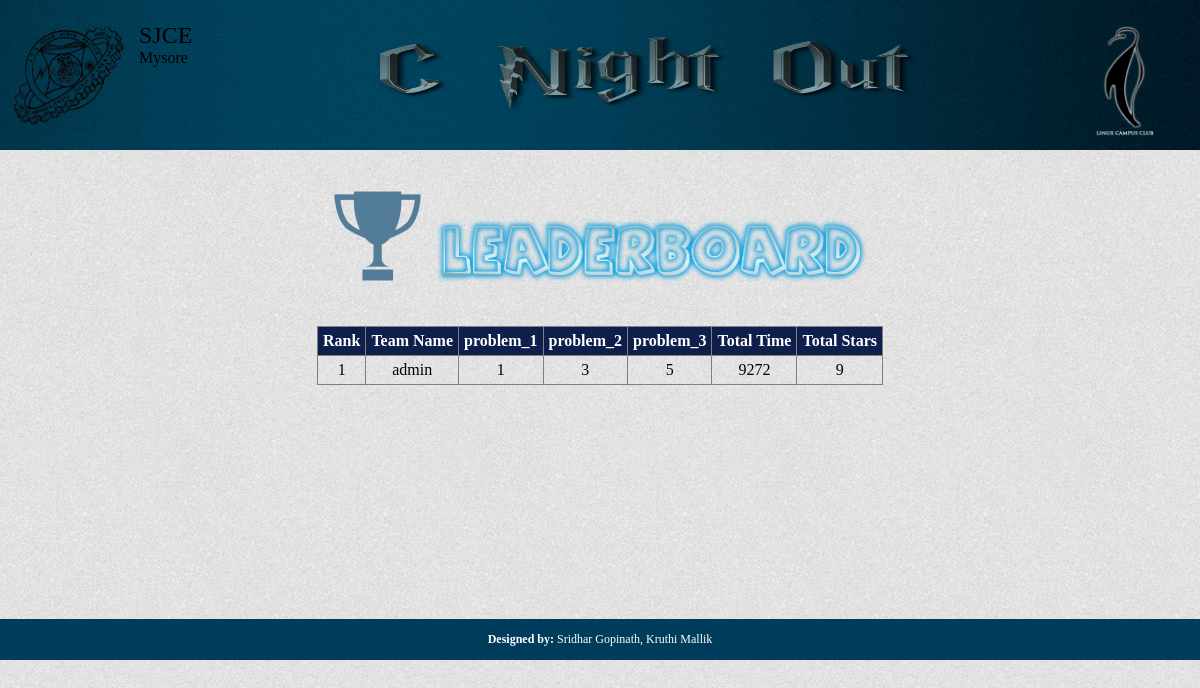
The page /interface/night_out/leaderboard.php on the database as committed earlier.
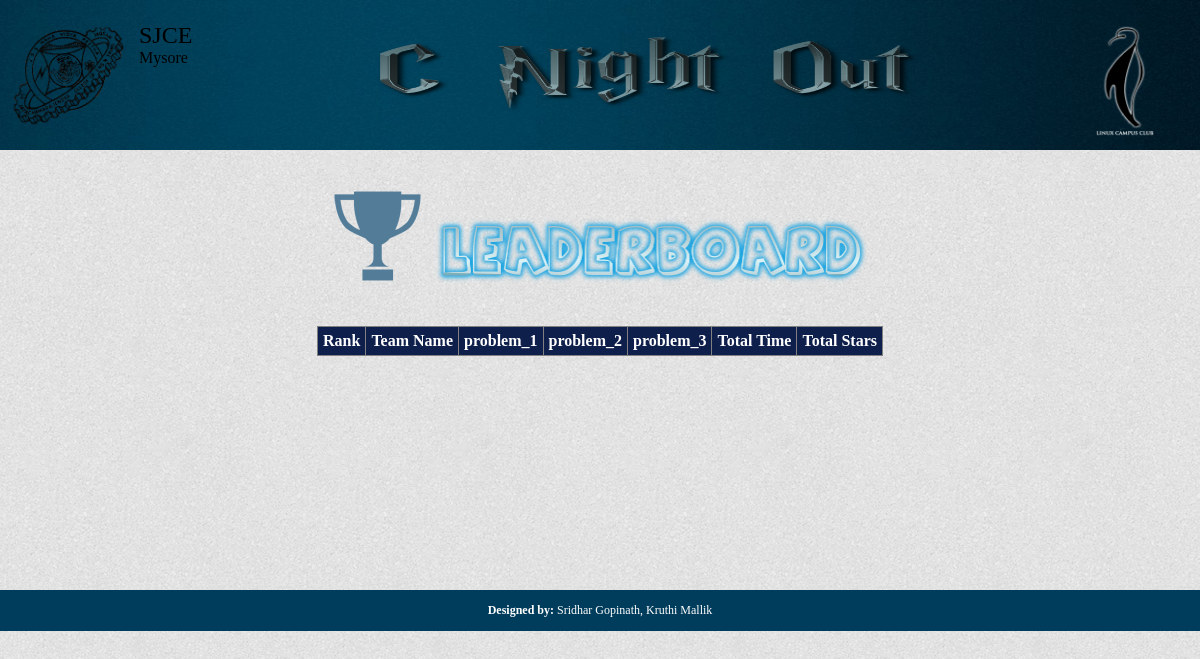
The same page on the database as committed later.
### tables this page shows
CREATE TABLE `leaderboard` (
  `id` int(11) NOT NULL AUTO_INCREMENT,
  `team` varchar(20) DEFAULT NULL,
  `problem_1` int(11) DEFAULT NULL,
  `problem_2` int(11) DEFAULT NULL,
  `problem_3` int(11) DEFAULT NULL,
  `total_time` int(11) DEFAULT NULL,
  `total_stars` int(11) DEFAULT NULL,
  PRIMARY KEY (`id`),
  KEY `team` (`team`),
  CONSTRAINT `leaderboard_ibfk_1` FOREIGN KEY (`team`) REFERENCES `users` (`name`)
);

### interface/night_out/leaderboard.php (the view, shortened to what this page needs)
<html>
<?php include 'header.php';?>
<head>
</head>
<body>
<?php
echo "
<br><br>
<center>
	<img src=\"img/icon.png\" height=100px width=100px>
	<img src=\"img/llogo.png\" height=70px width=441px>
	<br><br><br>
";
include "db_connect.php" ;
$query = "desc leaderboard ;" ;
$result = mysqli_query ( $con, $query ) ;
echo "
<table style=\"border-collapse: collapse;\" border=\"1\">
<tr>
	<th>Rank</th>
" ;
$fields = array () ;
for ( $i = 0 ; $row = mysqli_fetch_array($result) ; $i ++ )
{
	if ( !strcmp($row['Field'], "total_time") )
		$disp = "Total Time" ;
	else if ( !strcmp($row['Field'], "total_stars") )
		$disp = "Total Stars" ;
	else if ( !strcmp($row['Field'], "team") )
		$disp = "Team Name" ;
	else if ( !strcmp($row['Field'], "id") )
	{
		$i -- ;
		continue ;
	}
	else
		$disp = $row['Field'] ;
	$fields[$i] = $row['Field'] ;
	echo "
	<th><center>$disp</center></th>
	" ;
}
$num_fields = $i ;
echo "
</tr>
" ;
$query = "select * from leaderboard order by total_stars desc, total_time asc ;" ;
$result = mysqli_query ( $con, $query ) ;
$j = 1 ;
while ( $row = mysqli_fetch_array($result) )
{
	echo "<tr>" ;
	echo "<td><center>$j</center></td>" ;
	for ( $i = 0 ; $i < $num_fields ; $i ++ )
	{
		$temp = $row[$fields[$i]] ;
		if ( !is_string($temp) && ($temp == NULL || $temp == 0) )
			echo "<td><center>-</center></td>" ;
		else
			echo "<td><center>$temp</center></td>" ;
	}
	echo "</tr>" ;
	$j ++ ;
}
echo "
</table>
</center>
" ;
?>
<br><br><br><br><br><br><br><br><br>
<?php include 'footer.php';?>
</body>
</html>

### interface/night_out/header.php (shortened to what this page needs)
<html>
<head>
</head>
<body>
<div id="wrapper">
	<table align="left">
		<tr>
			<td style="vertical-align:top;padding-top:8px;">
				<img src="img/sjce.png" height='120px' width='120px' >
			</td>
			<td style="vertical-align:top;align:left;padding-top:20px;">
				<p>
				<font size="5">SJCE</font>
				<br>Mysore</p>
			</td>
		</tr>
	</table>
	<img src="img/logo.png" align="right" height=85% width=6% style="padding-right:40px;padding-top:15px;">
	<center>
		<img src="img/night_out.png" align="center" height=70% width=50% style="padding-top:20px;">
	</center>
</div>
</body>
</html>

### interface/night_out/footer.php (shortened to what this page needs)
<html>
<head>
</head>
<br>
<body style="margin:0px;">
<br>
<br>
<br>
<div class="vertical_banner">
	<div id="bottom_link" style="height:40px;width:100%;background-color:#003D5C;padding-top:1px;margin:0px;bottom:0;  ">
		<center>
			<p style="color:white;font-size:12px">
			<b>Designed by:</b> Sridhar Gopinath, Kruthi Mallik</p>
		</center>
	</div>
</div>
</body>
</html>

### interface/night_out/header.php (style rules this page uses)
body { background-image: url('img/cork.png') ; margin:0; padding:0; }
#wrapper { background-image: url('img/back.jpg'); background-repeat: no-repeat; background-size: 100% 100%; width:100%; height:150px; }

### interface/night_out/leaderboard.php (style rules this page uses)
td { padding: 5px; }
th { background-color:#0F1F4C; color:white; padding: 5px; }

### interface/night_out/footer.php (style rules this page uses)
#bottom_link { bottom:0; }

Rows that differ between the two databases and show on the page:
removed leaderboard: team "admin", problem_1 "1", problem_2 "3", problem_3 "5", total_time "9272", total_stars "9"
